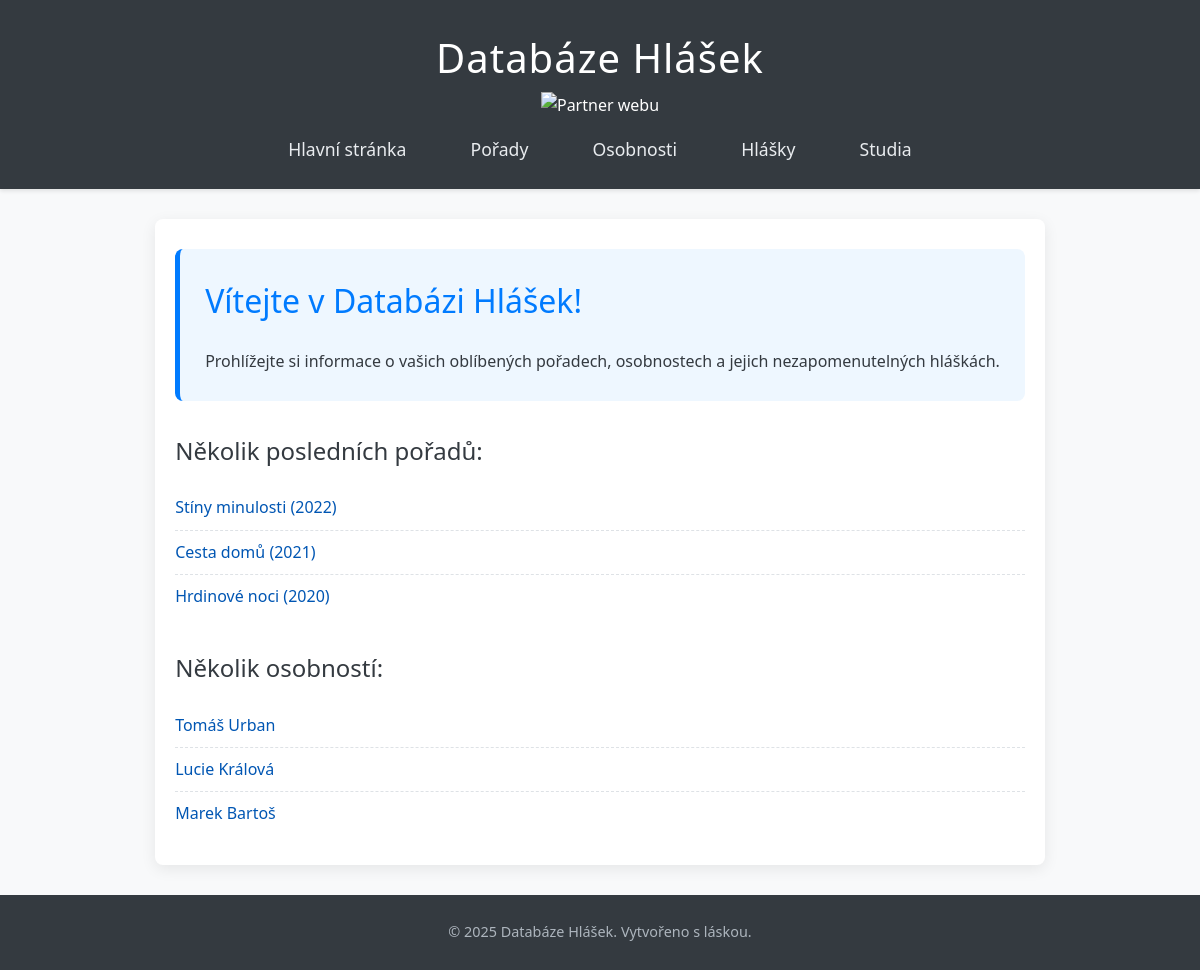
The app's page /mujweb/index.php with its own data.
### tables this page shows
CREATE TABLE `porad` (
	`id` INT AUTO_INCREMENT PRIMARY KEY,
	`nazev` VARCHAR(50) NOT NULL,
	`rok` INT NOT NULL,
	`typ` VARCHAR(50) NOT NULL,
	`studio_id` INT NOT NULL
);

CREATE TABLE `osobnost` (
	`id` INT AUTO_INCREMENT PRIMARY KEY,
	`jmeno` VARCHAR(50) NOT NULL,
	`prijmeni` VARCHAR(50) NOT NULL,
	`narozeni` DATE NOT NULL,
	`pohlavi` VARCHAR(1) NOT NULL,
	`pozice` VARCHAR(50) NOT NULL,
	`alergienajahody` TINYINT(1) NOT NULL
);

### mujweb/includes/db_connect.php (called while the page is built, shortened)
<?php
function e($string) {
    return htmlspecialchars($string, ENT_QUOTES, 'UTF-8');
}
?>

### mujweb/index.php (the view, shortened to what this page needs)
<?php
include 'includes/header.php';
?>
<div class="welcome-section">
    <h2>Vítejte v Databázi Hlášek!</h2>
    <p>Prohlížejte si informace o vašich oblíbených pořadech, osobnostech a jejich nezapomenutelných hláškách.</p>
</div>
<h3>Několik posledních pořadů:</h3>
<?php
$sql = "SELECT id, nazev, rok FROM porad ORDER BY rok DESC, id DESC LIMIT 3;";
$result = $conn->query($sql);
if ($result->num_rows > 0) {
    echo "<ul>";
    while ($row = $result->fetch_assoc()) {
        echo "<li><a href='porady.php#porad-" . e($row['id']) . "'>" . e($row['nazev']) . " (" . e($row['rok']) . ")</a></li>";
    }
    echo "</ul>";
} else {
    echo "<p>Nebyly nalezeny žádné pořady.</p>";
}
?>
<h3>Několik osobností:</h3>
<?php
$sql_osobnosti = "SELECT id, jmeno, prijmeni FROM osobnost ORDER BY id DESC LIMIT 3;";
$result_osobnosti = $conn->query($sql_osobnosti);
if ($result_osobnosti->num_rows > 0) {
    echo "<ul>";
    while ($row_osobnost = $result_osobnosti->fetch_assoc()) {
        echo "<li><a href='osobnosti.php#osobnost-" . e($row_osobnost['id']) . "'>" . e($row_osobnost['jmeno']) . " " . e($row_osobnost['prijmeni']) . "</a></li>";
    }
    echo "</ul>";
} else {
    echo "<p>Nebyly nalezeny žádné osobnosti.</p>";
}
?>
<?php include 'includes/footer.php'; ?>

### mujweb/includes/header.php (shortened to what this page needs)
<?php require_once 'db_connect.php'; ?>
<!DOCTYPE html>
<html lang="cs">
<head>
    <link rel="stylesheet" href="css/style.css">
</head>
<body>
    <header>
        <h1><a href="index.php">Databáze Hlášek</a></h1>
        <img src="https://img.csfd.cz/documents/marketing/logos/logo-white-red/logo-white-red.svg" width="10%" alt="Partner webu" class="ora, vycentrování, žádné odsazení dole (pokud header má padding-bottom) */
footer-image">
        <nav>
            <ul>
                <li><a href="index.php">Hlavní stránka</a></li>
                <li><a href="porady.php">Pořady</a></li>
                <li><a href="osobnosti.php">Osobnosti</a></li>
                <li><a href="hlasky.php">Hlášky</a></li>
                <li><a href="studia.php">Studia</a></li>
            </ul>
        </nav>
    </header>
    <main>

### mujweb/includes/footer.php (shortened to what this page needs)
    </main>
    <footer>
        <p>© 2025 Databáze Hlášek. Vytvořeno s láskou.</p>
    </footer>
<link rel="stylesheet" href="css/style.css">
</body>
</html>

### mujweb/css/style.css (style rules this page uses)
*, *::before, *::after { box-sizing: border-box; margin: 0; padding: 0; }
body { font-family: 'Segoe UI', Tahoma, Geneva, Verdana, sans-serif; line-height: 1.7; background-color: #f8f9fa; color: #343a40; display: flex; flex-direction: column; min-height: 100vh; font-size: 16px; }
header { background: #343a40; color: #ffffff; padding: 1.5rem 0; text-align: center; box-shadow: 0 2px 4px rgba(0, 0, 0, 0.1); position: sticky; top: 0; z-index: 1000; }
header h1 a { color: #ffffff; text-decoration: none; font-size: 2.5rem; font-weight: 300; letter-spacing: 1px; transition: color 0.3s ease; }
nav ul { list-style: none; padding-top: 1rem; }
nav ul li { display: inline-block; margin: 0 15px; }
nav ul li a { color: #e9ecef; text-decoration: none; font-size: 1.1rem; padding: 8px 15px; border-radius: 5px; transition: background-color 0.3s ease, color 0.3s ease; }
main { flex: 1; padding: 30px 20px; max-width: 1100px; margin: 30px auto; background: #ffffff; border-radius: 8px; box-shadow: 0 4px 15px rgba(0, 0, 0, 0.08); }
h2 { color: #007bff; border-bottom: 2px solid #dee2e6; padding-bottom: 10px; margin-bottom: 25px; font-size: 2rem; font-weight: 500; }
h3 { color: #343a40; margin-top: 30px; margin-bottom: 15px; font-size: 1.5rem; font-weight: 500; }
.welcome-section { padding: 25px; background-color: #eef7ff; border-radius: 8px; margin-bottom: 30px; border-left: 5px solid #007bff; }
.welcome-section h2 { border-bottom: none; margin-bottom: 10px; }
main ul { list-style: none; padding-left: 0; }
main ul li { padding: 8px 0; border-bottom: 1px dashed #dee2e6; }
main ul li:last-child { border-bottom: none; }
main ul li a { color: #0056b3; text-decoration: none; transition: color 0.3s ease; }
footer { text-align: center; padding: 25px; background: #343a40; color: #adb5bd; margin-top: auto; font-size: 0.9rem; }

### records on screen
porad: nazev "Stíny minulosti", rok "2022"
porad: nazev "Cesta domů", rok "2021"
porad: nazev "Hrdinové noci", rok "2020"
osobnost: jmeno "Tomáš", prijmeni "Urban"
osobnost: jmeno "Lucie", prijmeni "Králová"
osobnost: jmeno "Marek", prijmeni "Bartoš"
